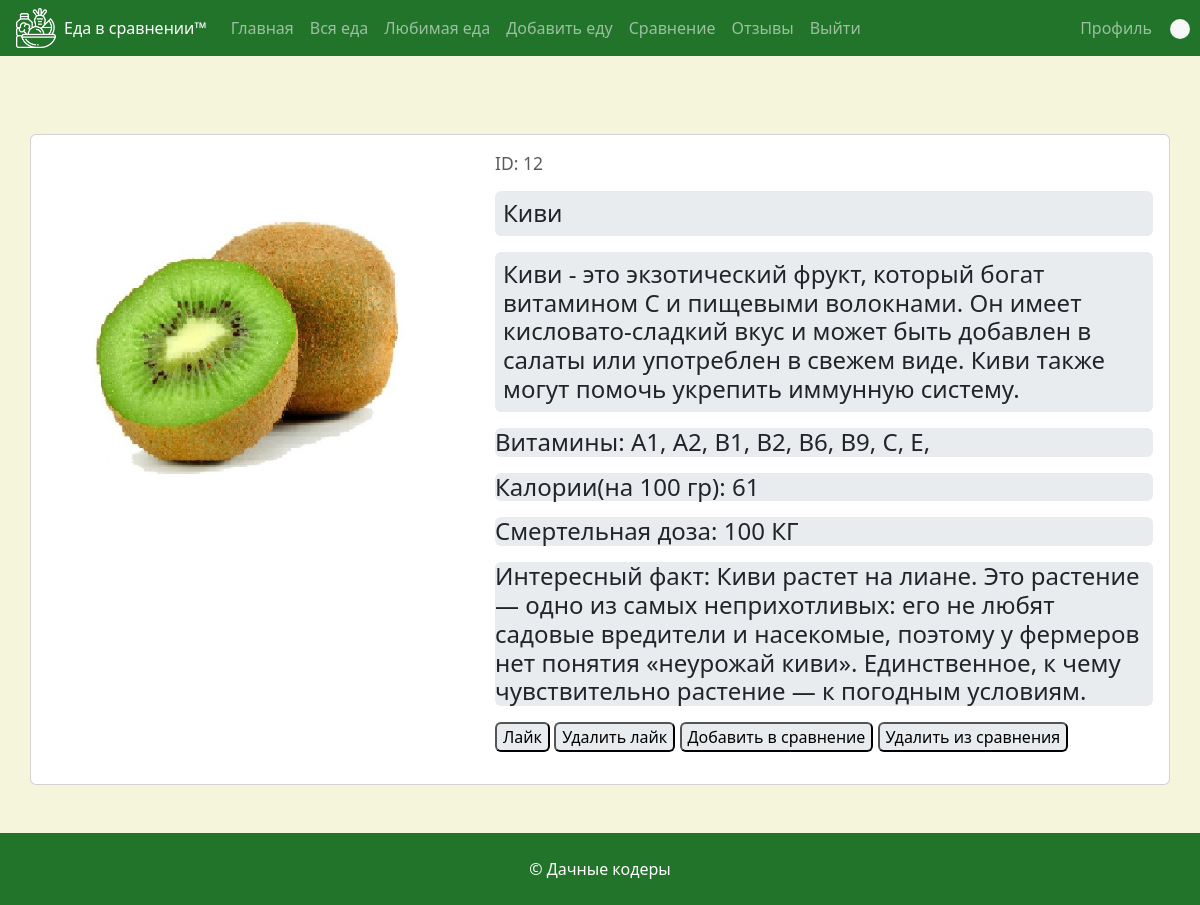
The page /food/item/?id=12 (signed in) on the database its author committed.
### App/models.py (models this page shows, shortened)
class Food(models.Model):
    name = models.CharField(max_length=100)
    author = models.ForeignKey(to=User, default=1, on_delete=models.CASCADE)
    calories = models.IntegerField(default=0)
    searched = models.IntegerField(default=0)
    description = models.CharField(max_length=1000)
    interesting_fact = models.CharField(max_length=1000, default="ЕСЛИ ВИДИШЬ ЭТУ НАДПИСЬ, ТО ДОБАВЬ ИНТЕРЕСНЫЙ ФАКТ")
    deathdoze = models.IntegerField(default=1)
    vitamins = models.ManyToManyField(to=Vitamin)
    image = models.ImageField(upload_to='media/', default="https://goo.su/swyUm5")
    @staticmethod
    def get_vitamins_by_food(food):
        vitaminfood = food.vitamins.all()
        return vitaminfood

class Vitamin(models.Model):
    name = models.CharField(max_length=100)

### App/views.py (the view, shortened to what this page needs)
# urls.py: path('food/item/', views.food_item_page, name='food_item'),
def food_item_page(request):
    food_id = request.GET['id']
    food = models.Food.objects.get(id=food_id)
    vitamins = models.Food.get_vitamins_by_food(food)
    if 'id' in request.GET:
        context = {
            'food': food,
            'vitamins': vitamins,
            'video_links': get_youtube_links(food_name=food.name)
        }
    else:
        context = {
            'food': 'Ошибка',
        }
    if request.POST.get('like'):
        models.Like.objects.update_or_create(
            fruit=food,
            author=request.user
        )
        messages.success(request, "Вы лайкнули фрукт")
    if request.POST.get('add_to_comprasion'):
        models.Comprasion.objects.update_or_create(
            fruit=food,
            author=request.user
        )
        messages.success(request, "Добавлено к сравнению")
    return render(request, "food_item.html", context)

### App/templates/food_item.html (shortened to what this page needs)
{% extends 'base.html' %}
{% block content %}
{% if food != 'Ошибка' %}
<div class="card mt-5">
    <div class="d-flex flex-row mb-3">
        <div class="p-4 r-2"><img
                src="{{ food.image.url }}"
                class="rounded float-start" alt="..." width="400px" height="400px">
        </div>
        <div class="card-body">
            <h5>
                <small class="text-body-secondary">ID: {{food.id}}</small>
            </h5>
            <div class="mt-3 bg-body-secondary text-emphasis-secondary rounded">
                <h4 class="p-2">
                    {{food.name}}
                </h4>
            </div>
            <div class="mt-3 bg-body-secondary text-emphasis-secondary rounded">
                <h4 class="p-2">
                    {{ food.description }}
                </h4>
            </div>
            <div class="mt-3 bg-body-secondary text-emphasis-secondary rounded" >
                <h4>
                    Витамины:
                    {% for vitamin in vitamins %}
                    {{vitamin.name}},
                    {% endfor %}
                </h4>
            </div>
            <div class="mt-3 bg-body-secondary text-emphasis-secondary rounded">
                <h4>
                    Калории(на 100 гр): {{ food.calories }}
                </h4>
            </div>
            <div class="mt-3 bg-body-secondary text-emphasis-secondary rounded">
                 <h4>
                    Смертельная доза: {{food.deathdoze}} КГ
                </h4>
            </div>
            <div class="mt-3 bg-body-secondary text-emphasis-secondary rounded">
                <h4>
                    Интересный факт: {{food.interesting_fact}}
                </h4>
            </div>
            {% if user.is_authenticated %}
            <form method="POST">
                <input class="mt-2 bg-body-secondary text-emphasis-secondary rounded" type="submit" name="like" value="Лайк"/>
                <input class="mt-2 bg-body-secondary text-emphasis-secondary rounded" type="submit" name="delete_like" value="Удалить лайк"/>
                <input class="mt-2 bg-body-secondary text-emphasis-secondary rounded" type="submit" name="add_to_comprasion" value="Добавить в сравнение"/>
                <input class="mt-2 bg-body-secondary text-emphasis-secondary rounded" type="submit" name="delete_from_comprasion" value="Удалить из сравнения"/>
            </form>
            {% endif %}
        </div>
    </div>
</div>
{% else %}
<div class="header">
    <b>{{food}}</b>
</div>
{% endif %}
<div style="height: 18px;"></div>
{% endblock %}

### App/templates/base.html (style rules this page uses)
html, body { height: 100%; }
.bg { background-color: #E2DEDE; }

### rows shown on the page
Food: image (picture), id "12", name "Киви", description "Киви - это экзотический фрукт, который богат витамином C и пищевыми волокнами. Он имеет кисловато-сладкий вкус и может быть добавлен в салаты или употреблен в свежем виде. Киви также могут помочь укрепить иммунную систему.", calories "61", deathdoze "100", interesting_fact "Киви растет на лиане. Это растение — одно из самых неприхотливых: его не любят садовые вредители и насекомые, поэтому у фермеров нет понятия «неурожай киви». Единственное, к чему чувствительно растение — к погодным условиям."
Vitamin: name "A1"
Vitamin: name "A2"
Vitamin: name "B1"
Vitamin: name "B2"
Vitamin: name "B6"
Vitamin: name "B9"
Vitamin: name "C"
Vitamin: name "Е"
